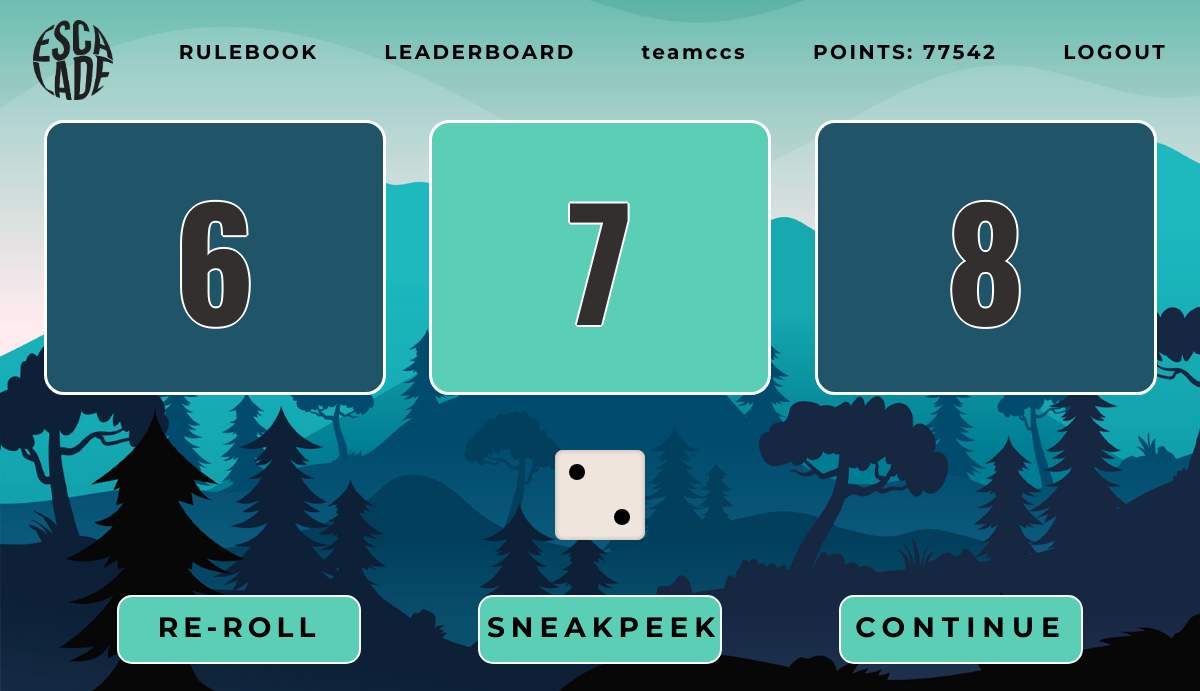
The page /play/ (signed in) on the database its author committed.
### registration/models.py (models this page shows, shortened)
class Team(AbstractBaseUser):
    uuid = models.UUIDField(primary_key=True, default=uuid.uuid4, editable=False)
    teamName = models.CharField(max_length=100, unique=True)
    points = models.IntegerField(default=75)
    position = models.IntegerField(default=0)
    board=models.IntegerField(default=0)
    is_active = models.BooleanField(default=True)
    is_admin = models.BooleanField(default=False)
    is_staff = models.BooleanField(default=False)
    is_superuser = models.BooleanField(default=False)
    is_loggedin = models.BooleanField(default=False)
    objects = UserManager()
    USERNAME_FIELD = "teamName"
    REQUIRED_FIELDS = []
    email = models.EmailField(blank=True)
    current_ques = models.ForeignKey(Question, null=True, blank=True, default=None, on_delete=models.CASCADE)
    dice_value = models.SmallIntegerField(null=True, blank=True, default=None)
    dummy1 = models.CharField(max_length=50, blank=True, null=True, default=None)
    dummy2 = models.CharField(max_length=50, blank=True, null=True, default=None)
    level1 = models.CharField(max_length=50, blank=True, default="010203040506070809101112131415")
    level2 = models.CharField(max_length=50, blank=True, default="161718192021222324252627282930")
    level3 = models.CharField(max_length=50, blank=True, default="3132333435363738394041424344454647484950")
    level4 = models.CharField(max_length=50, blank=True, default="5152535455565758596061626364656667686970")
    hint_taken = models.BooleanField(blank=True, default=False)
    sneakpeek_taken = models.CharField(max_length=10, null=True, blank=True, default=None)

### game/views.py (the view, shortened to what this page needs)
# urls.py: path('play/',views.play,name='play'),
@never_cache
@login_required(login_url="/login")
def play(request):
    team = request.user
    if team.position>80:
        return render(request, "game/game_over.html")
    context = {}
    if team.current_ques==None:
        team.current_ques = getRandomQuestion(team, -1)
        team.dice_value = random.randint(1, 6)
        team.hint_taken = False
        team.sneakpeek_taken = None
        team.save()
    else:
        msgs = messages.get_messages(request)
        msgs.used = True
    return render(request, 'game/test.html', context=context)

### game/templates/game/test.html (shortened to what this page needs)
<!DOCTYPE html>
{% load static %}
<html lang="en">
  <head>
    <link rel="stylesheet" href="{% static 'game/css/styles.css' %}" />
    <link rel="stylesheet" href="{% static 'game/css/dice.css' %}" />
    <link rel="stylesheet" href="{% static 'game/css/popup.css' %}" />
    <link rel="stylesheet" href="{% static 'game/css/loader.css' %}" />
  </head>
  <body onload = "
    display();
    rollDice();
  ">
  <div class="hidden" id="main_body">
    <section class="only">
      <div class="navbar">
        <div class="logo">
        </div>
        <div class="rulebook">
          <h2 class="text"><a href="{% url 'rulebook' %}"> RULEBOOK </a></h2>
        </div>
        <div class="leaderboard">
          <h2 class="text"><a href="{% url 'leaderboard' %}"> LEADERBOARD</a></h2>
        </div>
        <div class="team-name">
          <h2 class="text">{% if user.teamName|length > 12%}{{user.teamName|truncatechars:11}}{% else %}{{user.teamName}}{% endif %}</h2>
        </div>
        <div class="points">
          <h2 class="text"><b>POINTS:</b> <span id="pointsText">{{user.points}}<span></h2>
        </div>
        <div class="logout">
          <h2 class="text"><a href="{% url 'logout' %}">LOGOUT</a></h2>
        </div>
      </div>
      <div class="top-container">
        <div class="box" id="box1">
          <h1 id="prevLocText">{% if user.position > 0 %}{{user.position|add:-1}}{% endif %}</h1>
        </div>
        <div class="box" id="box2">
          <h1 id="currLocText">{{user.position}}</h1>
        </div>
        <div class="box" id="box3">
          <h1 id="nextLocText">{{user.position|add:1}}</h1>
        </div>
      </div>
      <div class="middle-container {% if wrongAnswer %}hidden{% endif %}">
        <div class="dice dice-center-container">
          <div id="dice" data-side="{{user.dice_value}}">
            <div class="sides side-2">
              <span class="dot dot-1"></span>
              <span class="dot dot-2"></span>
            </div>
          </div>
        </div>
      </div>
      <div class="bottom-container {% if wrongAnswer %}hidden{% endif %}">
        <div id="reRollWrapper"><div class="option" id="reroll"></div></div>
        <div id="sneakPeekWrapper"><div class="option" id="sneak-peek"></div></div>
        <div class="option" id="continue"></div>
      </div>
    </section>
  </div>
  </body>
</html>

### game/static/game/css/styles.css (style rules this page uses)
body { margin: 0px; background-image: url("../img/Jungle.jpg"); background-size: cover; background-attachment: fixed; background-color: #394349; }
.navbar { height: 120px; top: 0; width: 100%; z-index: 50; border: 0px; display: flex; justify-content: space-around; }
.top-container { display: flex; justify-content: space-evenly; top: 120px; }
.box { border: 3.5px solid white; width: 28%; height: 16.789rem; border-radius: 20px; justify-content: space-around; }
#box1 { background-color: #205569; display: flex; justify-content: center; align-items: center; }
#box2 { background-color: #5acfb6; display: flex; justify-content: center; align-items: center; }
#box3 { background-color: #205569; display: flex; justify-content: center; align-items: center; }
h1 { font-family: "Oswald", sans-serif; font-size: 150px; border: 2px; border-color: white; margin: 0px; color: #332f2e; text-shadow: 2px 0 0 #fff, -2px 0 0 #fff, 0 2px 0 #fff, 0 -2px 0 #fff, 1px 1px #fff, -1px -1px 0 #fff, 1px -1px 0 #fff, -1px 1px 0 #fff; }
.middle-container { display: flex; justify-content: space-around; top: 120px; height: 200px; }
.dice { height: 200px; width: 200px; }
.bottom-container { display: flex; justify-content: space-evenly; top: 120px; padding-bottom: 2rem; }
.option { border: 2px solid white; width: 240px; height: 65px; border-radius: 15px; overflow: hidden; text-align: center; cursor: pointer; }
#reroll { background-color: #5acfb6; }
#reroll::before { content: "RE-ROLL"; text-align: center; font-family: "Montserrat", sans-serif; font-weight: bolder; font-size: 28px; letter-spacing: 5px; line-height: 60px; position: relative; right: 0px; }
#reroll::after { content: " POINTS=15"; text-align: center; font-family: "Montserrat", sans-serif; font-weight: bolder; font-size: 24px; letter-spacing: 5px; line-height: 60px; position: relative; top: 50px; }
#sneak-peek { background-color: #5acfb6; }
#sneak-peek::before { content: "SNEAKPEEK"; text-align: center; font-family: "Montserrat", sans-serif; font-weight: bolder; font-size: 28px; letter-spacing: 6px; line-height: 60px; position: relative; right: -7px; }
#sneak-peek::after { content: "POINTS=25"; text-align: center; font-family: "Montserrat", sans-serif; font-weight: bolder; font-size: 24px; letter-spacing: 5px; line-height: 60px; position: relative; top: 50px; right: 200px; }
#continue { background-color: #5acfb6; }
#continue::before { content: "CONTINUE"; text-align: center; font-family: "Montserrat", sans-serif; font-weight: bolder; font-size: 28px; letter-spacing: 7px; line-height: 60px; position: relative; }
.logo { width: 80px; height: 80px; background-image: url("../img/escaladeLogo.png"); background-size: cover; align-self: center; }
.rulebook { height: 120px; }
.leaderboard { height: 120px; }
.team-name { height: 120px; overflow: hidden; }
.points { height: 120px; }
.logout { height: 120px; }
.text { margin-top: 40px; margin-bottom: 40px; text-align: center; font-family: "Montserrat", sans-serif; letter-spacing: 2.5px; font-size: 20px; }
a { text-decoration: none; color: black; }
.sides { background-color: #efe5dc !important; display: block; position: absolute; width: 100%; height: 100%; box-shadow: inset 0 0 5px rgba(0, 0, 0, 0.25); border-radius: 1vmin; }

### game/static/game/css/dice.css (style rules this page uses)
#dice { width: 90px; height: 90px; transform-style: preserve-3d; transition: transform 1.5s ease-out; }
.sides { background-color: #efe5dc !important; display: block; position: absolute; width: 100%; height: 100%; box-shadow: inset 0 0 5px rgba(0, 0, 0, 0.25); border-radius: 1vmin; }
.dot { display: block; position: absolute; width: 16px; height: 16px; border-radius: 50%; background-color: black; transform: translate(-50%, -50%); }
.side-2 .dot-1 { top: 25%; left: 25%; }
.side-2 .dot-2 { top: 75%; left: 75%; }
#dice .side-2 { transform: rotateX(-180deg) translateZ(45px); }
#dice[data-side="2"] { transform: rotateX(360deg) rotateY(540deg) rotateZ(720deg); }
#dice[data-side="2"].reRoll { transform: rotateX(0deg) rotateY(180deg) rotateZ(0deg); }
.dice-center-container { display: flex; justify-content: center; align-items: center; }

### rows shown on the page
Team: teamName "teamccs", points "77542", position|add "6", position "7", position|add "8"
